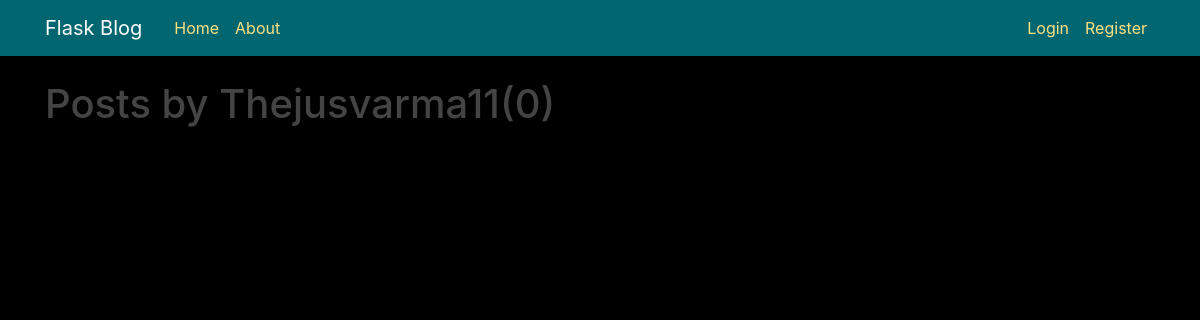
Before: /user/Thejusvarma11 with the older database file.
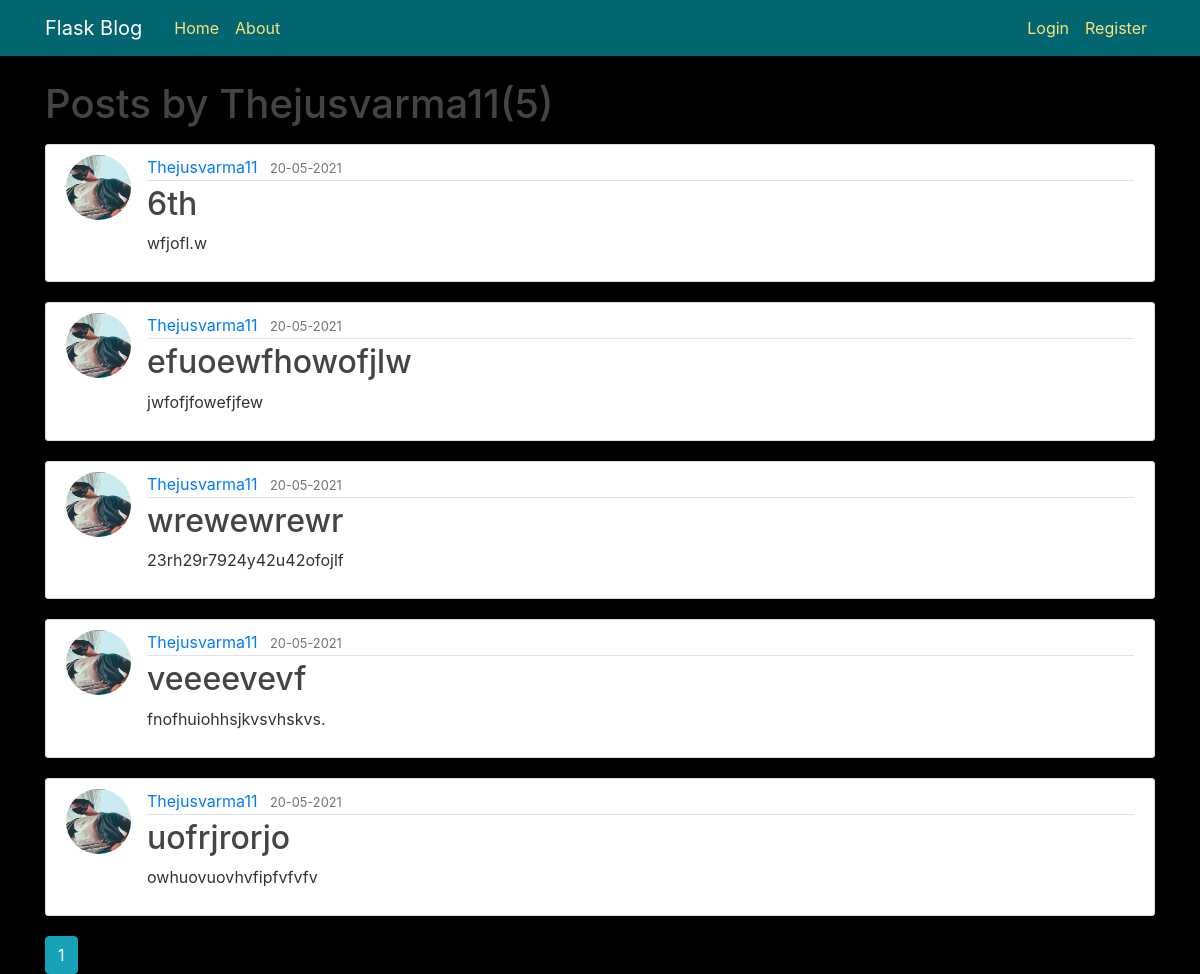
After: the same page with the newer database file.
### flaskblog/models.py (models this page shows, shortened)
class User(db.Model,UserMixin):
    id = db.Column(db.Integer,primary_key=True)
    username = db.Column(db.String(20),unique=True,nullable=False)
    email = db.Column(db.String(120),unique=True,nullable=False)
    image_file = db.Column(db.String(20),nullable=False, default='default.jpg')
    password = db.Column(db.String(60),unique=False,nullable=False)
    posts = db.relationship('Post',backref='author',lazy=True)

class Post(db.Model):
    id = db.Column(db.Integer,primary_key=True)
    title = db.Column(db.String(100), nullable=False)
    date_posted = db.Column(db.DateTime, nullable=False,default=datetime.utcnow)
    content = db.Column(db.Text, nullable=False)
    user_id = db.Column(db.Integer, db.ForeignKey('user.id'),nullable=False)

### flaskblog/routes.py (the view)
@app.route("/user/<string:username>")
def user_posts(username):
    page = request.args.get('page',1,type=int)
    user = User.query.filter_by(username=username).first_or_404()
    posts = Post.query.filter_by(author=user).\
            order_by(Post.date_posted.desc()).\
            paginate(page=page,per_page=5,)
    return render_template('user_posts.html',posts=posts,title='User Posts',user=user)

### flaskblog/templates/user_posts.html
{% extends "layout.html" %}
{% block content %}
    <h1 class="mb-3">Posts by {{ user.username }}({{ posts.total }})</h1>
    {% for post in posts.items %}
    <article class="media content-section">
      <img class="rounded-circle article-img" src="{{ url_for('static', filename='profile_pics/'+ post.author.image_file) }}" alt="">
      <div class="media-body">
          <div class="article-metadata">
            <a class="mr-2" href="{{ url_for('user_posts',username= post.author.username) }}">{{ post.author.username }}</a>
            <small class="text-muted">{{ post.date_posted.strftime('%d-%m-%Y') }}</small>
          </div>
          <h2><a class="article-title" href="{{ url_for('post', post_id=post.id) }}">{{ post.title }}</a></h2>
          <p class="article-content">{{ post.content }}</p>
        </div>
      </article>
    {% endfor %}
    {% for page_num in posts.iter_pages(left_edge=1, right_current=2, left_current=1, right_edge=1) %}
      {% if page_num %}
          {% if posts.page == page_num %}
            <a class="btn btn-info" href="{{ url_for('user_posts', username=user.username, page=page_num) }}">{{ page_num }}</a>
          {% else %}
            <a class="btn btn-outline-info" href="{{ url_for('user_posts',username=user.username,page=page_num) }}">{{ page_num }}</a>
          {% endif %}
      {% else %}
      ...
      {% endif %}
    {% endfor %}
{% endblock content %}

### flaskblog/templates/layout.html (shortened to what this page needs)
<!DOCTYPE html>
<html lang="en">
<head>
  <link rel="stylesheet" href="https://cdn.jsdelivr.net/npm/bootstrap@4.6.0/dist/css/bootstrap.min.css">
  <link rel="stylesheet" type="text/css" href="{{ url_for('static',filename='styles/main.css') }}">
  </head>
<body>
    <header class="site-header">
        <nav class="navbar navbar-expand-md navbar-dark bg-steel fixed-top">
          <div class="container">
            <a class="navbar-brand na mr-4" href="/">Flask Blog</a>
            <div class="collapse navbar-collapse" id="navbarToggle">
              <div class="navbar-nav mr-auto">
                <a class="nav-item nav-link" href="{{ url_for('home') }}">Home</a>
                <a class="nav-item nav-link" href="{{ url_for('about') }}">About</a>
              </div>
              <div class="navbar-nav">
                {% if current_user.is_authenticated %}
                  <a class="nav-item nav-link" href="{{ url_for('new_post') }}">Post</a>
                  <a class="nav-item nav-link" href="{{ url_for('account') }}">Account</a>
                  <a class="nav-item nav-link" href="{{ url_for('logout') }}">Logout</a>
                {% else %}
                  <a class="nav-item nav-link" href="{{ url_for('login') }}">Login</a>
                  <a class="nav-item nav-link" href="{{ url_for('register') }}">Register</a>
                {% endif %}
              </div>
            </div>
          </div>
        </nav>
      </header>
      <main role="main" class="container">
        <div class="row">
          <div class="col-md-12">
            {% block content %}
            {% endblock %}
          </div>
        </div>
      </main>
</body>
</html>

### flaskblog/static/styles/main.css (style rules this page uses)
body { background: black; color: #333333; margin-top: 5rem; }
h1, h2, h3, h4, h5, h6 { color: #444444; }
.na { color: #026670; }
.bg-steel { background-color: #026670 !important; }
.site-header .navbar-nav .nav-link { color: #FCE181; }
.content-section { background: #ffffff; padding: 10px 20px; border: 1px solid #dddddd; border-radius: 3px; margin-bottom: 20px; }
.article-title { color: #444444; }
.article-content { white-space: pre-line; }
.article-img { height: 65px; width: 65px; margin-right: 16px; }
.article-metadata { padding-bottom: 1px; margin-bottom: 4px; border-bottom: 1px solid #e3e3e3 }

Changed rows visible on the page:
added Post: image_file (picture), author.username "Thejusvarma11", date_posted "20-05-2021", title "6th", content "wfjofl.w"
added Post: image_file (picture), author.username "Thejusvarma11", date_posted "20-05-2021", title "efuoewfhowofjlw", content "jwfofjfowefjfew"
added Post: image_file (picture), author.username "Thejusvarma11", date_posted "20-05-2021", title "wrewewrewr", content "23rh29r7924y42u42ofojlf"
added Post: image_file (picture), author.username "Thejusvarma11", date_posted "20-05-2021", title "veeeevevf", content "fnofhuiohhsjkvsvhskvs."
added Post: image_file (picture), author.username "Thejusvarma11", date_posted "20-05-2021", title "uofrjrorjo", content "owhuovuovhvfipfvfvfv"
Other visible differences:
{{ posts.total }}: "0" → "5"
new list line: "1"
